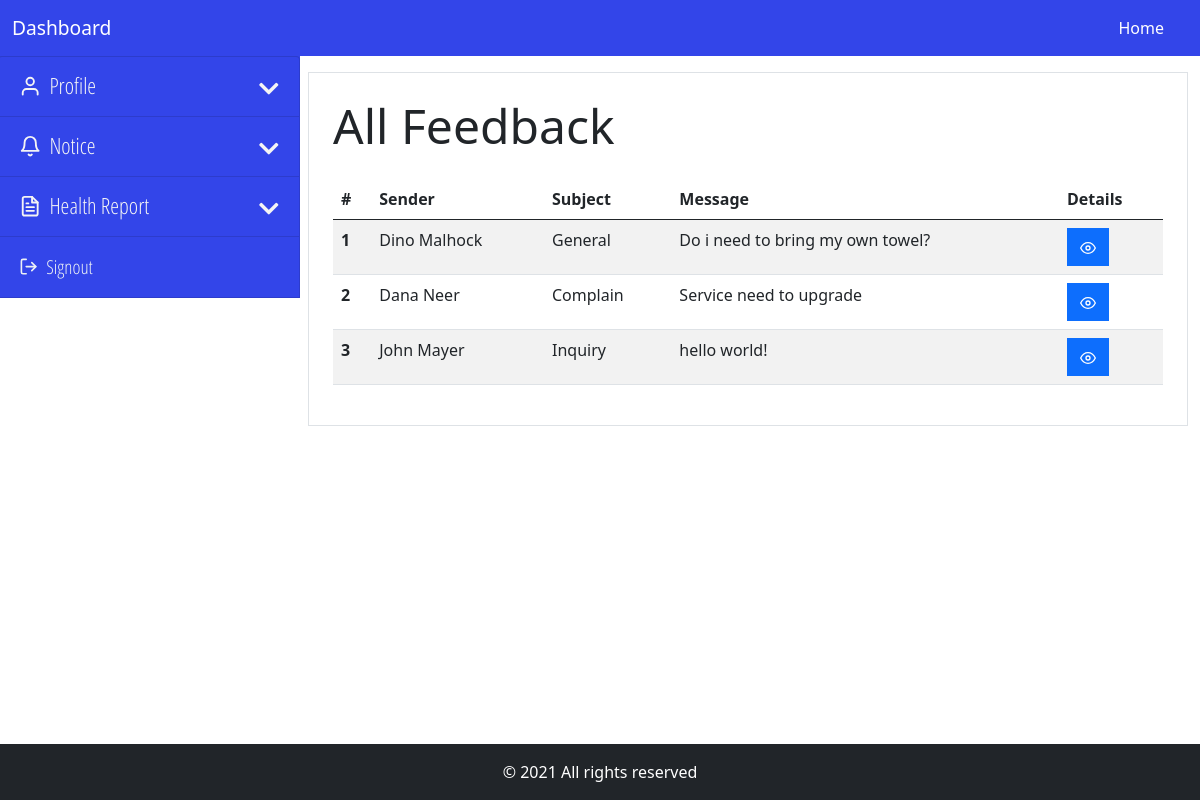
Page /backend/feedback/view-feedback.php (signed in) on the earlier database version.
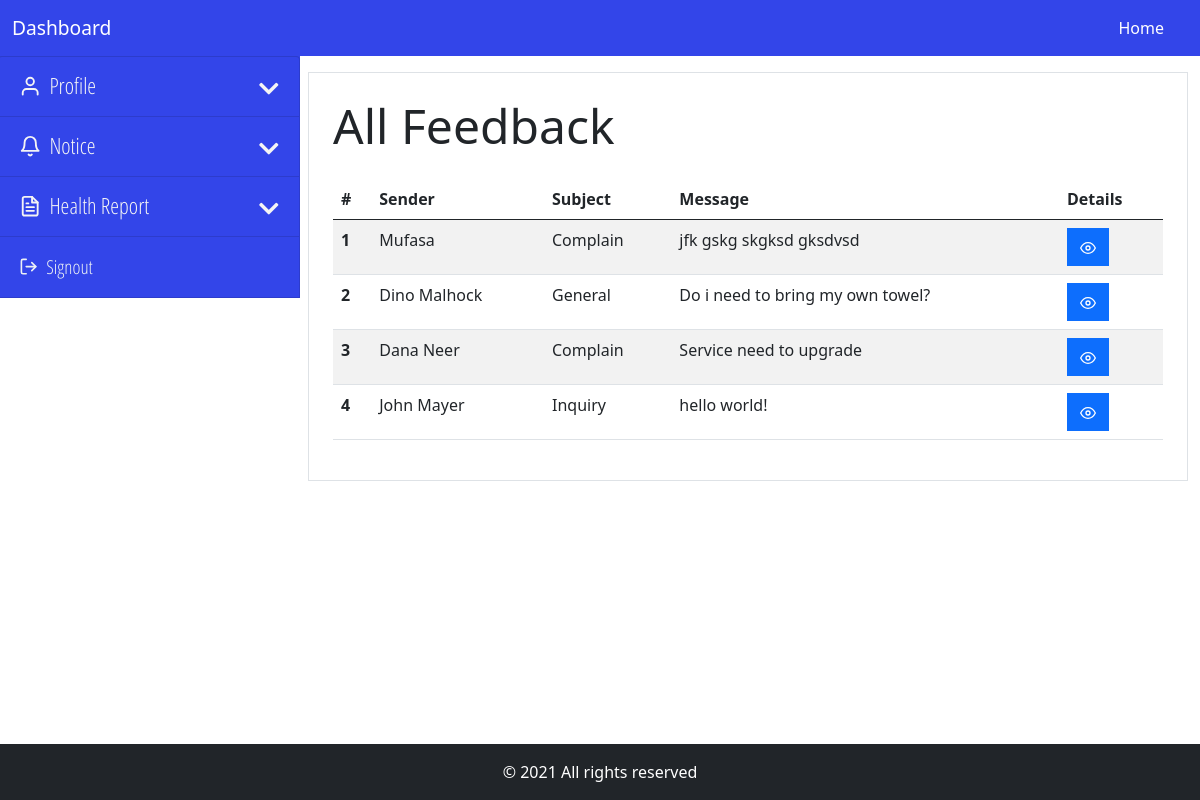
Same page on the later database version.
### tables this page shows
CREATE TABLE `feedback` (
  `feedback_id` int(11) NOT NULL,
  `feedback_name` varchar(25) NOT NULL,
  `feedback_mail` varchar(120) NOT NULL,
  `feedback_subject` varchar(255) NOT NULL,
  `feedback_text` text NOT NULL,
  `feedback_time` timestamp NOT NULL DEFAULT current_timestamp()
);

### core/main.php (called while the page is built, shortened)
<?php
    class Main
    {
        private $host = "localhost";
        private $user = "root";
        private $pass ="";
        private $database = "gym_manager";
        private function dbConnect()
        {
            try
            {
                $this->conn = new PDO('mysql:host='.$this->host.';dbname='.$this->database, $this->user, $this->pass);
            }
            catch(PDOException $Exception)
            {
                $this->errmsg = $Exception->getMessage();
            }
        }
    }
?>

### core/dashboard.php (called while the page is built, shortened)
<?php
    require_once "main.php";
    class Dashboard extends Main
    {
        public function viewFeedback()
        {
            try
            {
                $this->sql = $this->conn->prepare("SELECT * FROM feedback ORDER BY feedback_id DESC");
                $this->sql->execute();
                if($this->sql->rowCount() > 0)
                {
                    $data = $this->sql->fetchAll(PDO::FETCH_OBJ);
                    return $data;
                }
                else
                {
                    return false;
                }
            }
            catch(PDOException $Exception)
            {
                $this->errmsg = $Exception->getMessage();
                $_SESSION['error'] = "Unexpected Error Occured. Please try again Later.<br> Error: ".$this->errmsg;
                return false;
            }
        }
    }
?>

### backend/feedback/view-feedback.php (the view, shortened to what this page needs)
<?php
require_once "../../core/dashboard.php";
require_once "../inc/be-header.php";
if (isset($_SESSION['role']) &&  $_SESSION['role'] == 'admin') {
    require_once "../inc/be-nav-admin.php";
} else {
    require_once "../inc/be-nav-user.php";
}
?>
<div class="container-fluid overflow-hidden mb-5">
    <div class="row gx-2 mt-3">
        <?php
        if (isset($_SESSION['role']) &&  $_SESSION['role'] == 'admin') {
            require_once "../inc/be-sidenav-admin.php";
        } else {
            require_once "../inc/be-sidenav-user.php";
        }
        ?>
        <div class="col-md-9">
            <div class="border p-4">
                <h2 class="display-5 mb-4">All Feedback</h2>
                <table class="table table-striped">
                    <thead>
                        <tr>
                            <th scope="col">#</th>
                            <th scope="col">Sender</th>
                            <th scope="col">Subject</th>
                            <th scope="col">Message</th>
                            <th scope="col">Details</th>
                        </tr>
                    </thead>
                    <tbody>
                        <?php
                        $feedback = new Dashboard;
                        $result = $feedback->viewFeedback();
                        if ($result != false) {
                            $counter = 1;
                            foreach ($result as $data)
                            {
                        ?>
                                <tr>
                                    <th scope="row"><?= $counter ?></th>
                                    <td><?= $data->feedback_name ?></td>
                                    <td><?= $data->feedback_subject ?></td>
                                    <td><?= $data->feedback_text ?></td>
                                    <td>
                                        <button class="btn btn-primary rounded-0" data-bs-toggle="modal" data-bs-target="#feedbackModal">
                                            <i data-feather="eye"></i>
                                        </button>
                                    </td>
                                </tr>
                            <?php
                                $counter++;
                            }
                        } else {
                            ?>
                            <tr>
                                <td colspan="4">No Data Found</td>
                            </tr>
                        <?php
                        }
                        ?>
                    </tbody>
                </table>
            </div>
        </div>
    </div>
</div>
<?php
require_once "../inc/be-footer.php";
?>

Differences in the rows shown:
added feedback: feedback_name "Mufasa", feedback_subject "Complain", feedback_text "jfk gskg skgksd gksdvsd"
